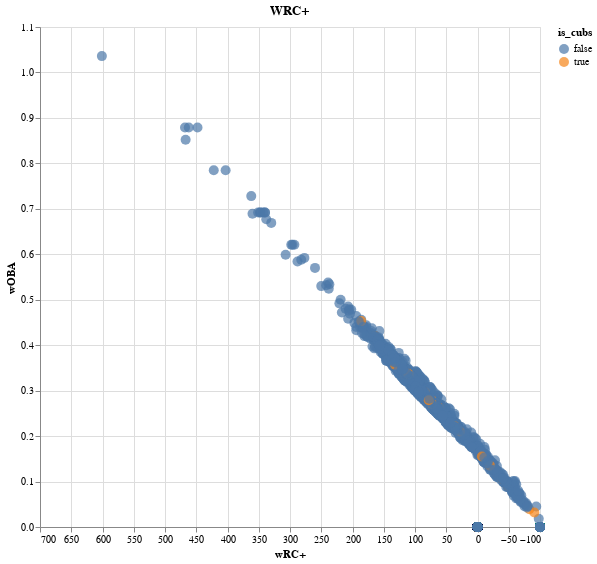

The code cell stored with this chart in its notebook:
### Code cell
ch = alt.Chart(df_plot, title="WRC+", width=500, height=500).mark_circle(size=100).encode(
    x=alt.X("wRC+:Q",
        scale=alt.Scale(reverse=True)
    ),
    y='wOBA',
    color='is_cubs',
    tooltip=df_plot.columns.tolist()
) 
ch

### Figure 1 — Vega-Lite specification as saved in the notebook (floating-point values rounded to 4 significant figures; data arrays with more than 128 entries replaced by an {"elided": "..."} marker saying what was removed)
{"config": {"view": {"continuousWidth": 400, "continuousHeight": 300}}, "data": {"name": "data-93d249c2c98fe3964816b15c8fcde9e5"}, "mark": {"type": "circle", "size": 100}, "encoding": {"color": {"type": "nominal", "field": "is_cubs"}, "tooltip": [{"type": "nominal", "field": "Name"}, {"type": "nominal", "field": "Team"}, {"type": "quantitative", "field": "Season"}, {"type": "quantitative", "field": "Bat"}, {"type": "quantitative", "field": "BsR"}, {"type": "quantitative", "field": "Fld"}, {"type": "quantitative", "field": "Age"}, {"type": "quantitative", "field": "wRC+"}, {"type": "quantitative", "field": "wOBA"}, {"type": "quantitative", "field": "playerid"}, {"type": "nominal", "field": "is_cubs"}], "x": {"type": "quantitative", "field": "wRC+", "scale": {"reverse": true}}, "y": {"type": "quantitative", "field": "wOBA"}}, "height": 500, "title": "WRC+", "width": 500, "$schema": "https://vega.github.io/schema/vega-lite/v4.8.1.json", "datasets": {"data-93d249c2c98fe3964816b15c8fcde9e5": {"elided": "4749 records"}}}
